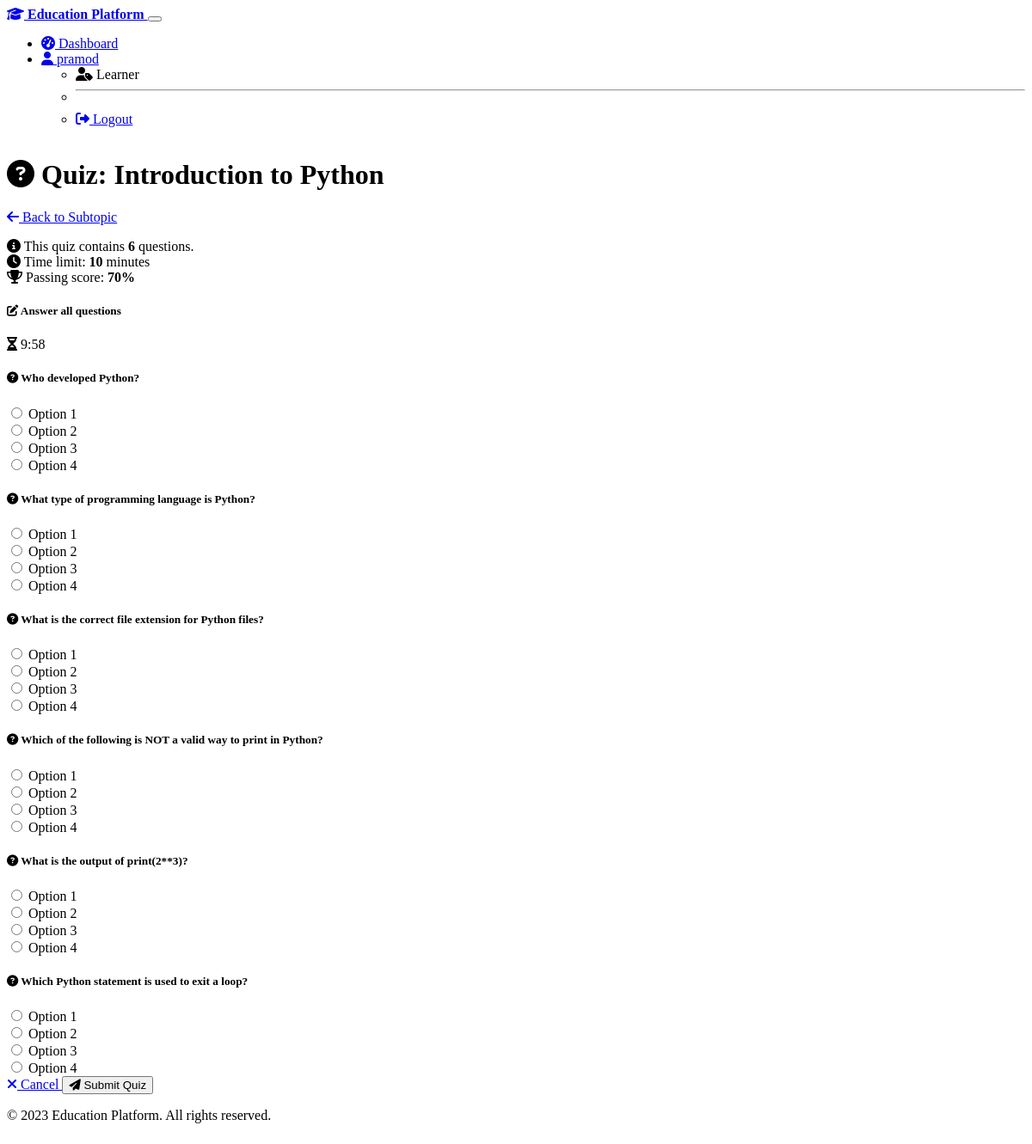
Screenshot of /learner/quizzes/1/ (signed in) with the database file from the repository.
### courses/models.py (models this page shows, shortened)
class UserProfile(models.Model):
    user = models.OneToOneField(User, on_delete=models.CASCADE, related_name='profile')
    ROLE_CHOICES = [
        ('learner', 'Learner'),
        ('admin', 'Admin'),
    ]
    role = models.CharField(max_length=10, choices=ROLE_CHOICES, default='learner')

class Quiz(models.Model):
    subtopic = models.ForeignKey(Subtopic, on_delete=models.CASCADE, related_name='quizzes')
    title = models.CharField(max_length=255)
    description = models.TextField(blank=True, null=True)
    time_limit = models.PositiveIntegerField(default=10, help_text='Time limit in minutes')
    passing_score = models.PositiveIntegerField(default=70, help_text='Passing score in percentage')
    created_at = models.DateTimeField(auto_now_add=True)
    updated_at = models.DateTimeField(auto_now=True)

class Question(models.Model):
    quiz = models.ForeignKey(Quiz, on_delete=models.CASCADE, related_name='questions')
    text = models.TextField()
    order = models.PositiveIntegerField(default=1)
    class Meta:
        ordering = ['order']

class Choice(models.Model):
    question = models.ForeignKey(Question, on_delete=models.CASCADE, related_name='choices')
    text = models.CharField(max_length=255)
    is_correct = models.BooleanField(default=False)

### courses/views.py (the view)
# urls.py: path('learner/quizzes/<int:quiz_id>/', views.take_quiz, name='take_quiz'),
@login_required
def take_quiz(request, quiz_id):
    if not is_learner(request.user):
        return HttpResponseForbidden("Access Denied: Learner privileges required")
    quiz = get_object_or_404(Quiz, id=quiz_id)
    try:
        progress = TopicProgress.objects.get(user=request.user, subtopic=quiz.subtopic)
        if not progress.reviewed:
            messages.warning(request, 'You need to review the subtopic before taking the quiz.')
            return redirect('subtopic_detail', subtopic_id=quiz.subtopic.id)
    except TopicProgress.DoesNotExist:
        messages.warning(request, 'You need to review the subtopic before taking the quiz.')
        return redirect('subtopic_detail', subtopic_id=quiz.subtopic.id)
    if request.method == 'POST':
        form = QuizResponseForm(request.POST, quiz=quiz)
        if form.is_valid():
            quiz_attempt = QuizAttempt.objects.create(
                user=request.user,
                quiz=quiz,
                started_at=timezone.now(),
                completed_at=timezone.now()
            )
            score = 0
            max_score = quiz.questions.count()
            for question in quiz.questions.all():
                selected_choice_id = form.cleaned_data.get(f'question_{question.id}')
                selected_choice = Choice.objects.get(id=selected_choice_id)
                is_correct = selected_choice.is_correct
                QuizResponse.objects.create(
                    quiz_attempt=quiz_attempt,
                    question=question,
                    selected_choice=selected_choice,
                    is_correct=is_correct
                )
                if is_correct:
                    score += 1
            percentage = (score / max_score) * 100 if max_score > 0 else 0
            passed = percentage >= quiz.passing_score
            quiz_attempt.score = score
            quiz_attempt.max_score = max_score
            quiz_attempt.percentage = percentage
            quiz_attempt.passed = passed
            quiz_attempt.save()
            return redirect('quiz_results', attempt_id=quiz_attempt.id)
    else:
        form = QuizResponseForm(quiz=quiz)
    context = {
        'quiz': quiz,
        'form': form,
        'time_limit_minutes': quiz.time_limit,
    }
    return render(request, 'learner/quiz.html', context)

### courses/forms.py (shortened to what this page needs)
class QuizResponseForm(forms.Form):
    def __init__(self, *args, **kwargs):
        quiz = kwargs.pop('quiz')
        super(QuizResponseForm, self).__init__(*args, **kwargs)
        for question in quiz.questions.all():
            current_choices = list(question.choices.all())
            choices_count = len(current_choices)
            if not any(choice.is_correct for choice in current_choices):
                current_choices[0].is_correct = True
                current_choices[0].save()
            choices = [(choice.id, choice.text) for choice in current_choices]
            self.fields[f'question_{question.id}'] = forms.ChoiceField(
                label=question.text,
                choices=choices,
                widget=forms.RadioSelect
            )

### courses/views.py (called while the page is built)
def is_learner(user):
    return hasattr(user, 'profile') and user.profile.role == 'learner'

### templates/learner/quiz.html (shortened to what this page needs)
{% extends 'base.html' %}
{% block content %}
<div class="container">
    <div class="row mb-4">
        <div class="col-12">
            <div class="card border-0 shadow-sm">
                <div class="card-body">
                    <div class="d-flex justify-content-between align-items-center mb-3">
                        <h1 class="card-title mb-0">
                            <i class="fas fa-question-circle me-2 text-primary"></i>
                            Quiz: {{ quiz.title }}
                        </h1>
                        <a href="{% url 'subtopic_detail' quiz.subtopic.id %}" class="btn btn-secondary">
                            <i class="fas fa-arrow-left me-2"></i>
                            Back to Subtopic
                        </a>
                    </div>
                    <div class="alert alert-info">
                        <div class="d-flex justify-content-between">
                            <div>
                                <i class="fas fa-info-circle me-2"></i>
                                This quiz contains <strong>{{ quiz.questions.count }}</strong> questions.
                            </div>
                            <div>
                                <i class="fas fa-clock me-2"></i>
                                Time limit: <strong>{{ quiz.time_limit }}</strong> minutes
                            </div>
                            <div>
                                <i class="fas fa-trophy me-2"></i>
                                Passing score: <strong>{{ quiz.passing_score }}%</strong>
                            </div>
                        </div>
                    </div>
                </div>
            </div>
        </div>
    </div>
    <div class="row">
        <div class="col-12">
            <div class="card border-0 shadow-sm">
                <div class="card-header bg-dark">
                    <div class="d-flex justify-content-between align-items-center">
                        <h5 class="mb-0">
                            <i class="fas fa-edit me-2"></i>
                            Answer all questions
                        </h5>
                        <div id="quiz-timer" class="badge bg-warning text-dark p-2">
                            <i class="fas fa-hourglass-half me-1"></i>
                            <span id="timer-display">Loading...</span>
                        </div>
                    </div>
                </div>
                <div class="card-body">
                    <form method="post" id="quiz-form">
                        {% for field in form %}
                        <div class="question-container mb-4 p-3 border rounded bg-dark">
                            <h5 class="mb-3">
                                <i class="fas fa-question-circle me-2 text-primary"></i>
                                {{ field.label }}
                            </h5>
                            <div class="mb-3">
                                {% for choice in field %}
                                <div class="form-check">
                                    {{ choice.tag }}
                                    <label class="form-check-label" for="{{ choice.id_for_label }}">
                                        {{ choice.choice_label }}
                                    </label>
                                </div>
                                {% endfor %}
                            </div>
                        </div>
                        {% endfor %}
                        <div class="d-flex justify-content-between mt-4">
                            <a href="{% url 'subtopic_detail' quiz.subtopic.id %}" class="btn btn-secondary">
                                <i class="fas fa-times me-2"></i>
                                Cancel
                            </a>
                            <button type="submit" class="btn btn-primary">
                                <i class="fas fa-paper-plane me-2"></i>
                                Submit Quiz
                            </button>
                        </div>
                    </form>
                </div>
            </div>
        </div>
    </div>
</div>
{% endblock %}

### templates/base.html (shortened to what this page needs)
<!DOCTYPE html>
<html lang="en" data-bs-theme="dark">
<head>
    <link rel="stylesheet" href="https://cdn.replit.com/agent/bootstrap-agent-dark-theme.min.css">
    <link rel="stylesheet" href="https://cdnjs.cloudflare.com/ajax/libs/font-awesome/6.4.0/css/all.min.css">
    <link rel="stylesheet" href="/static/css/style.css">
</head>
<body>
    <nav class="navbar navbar-expand-lg navbar-dark bg-dark">
        <div class="container">
            <a class="navbar-brand" href="{% url 'home' %}">
                <i class="fas fa-graduation-cap me-2"></i>
                Education Platform
            </a>
            <button class="navbar-toggler" type="button" data-bs-toggle="collapse" data-bs-target="#navbarNav" aria-controls="navbarNav" aria-expanded="false" aria-label="Toggle navigation">
            </button>
            <div class="collapse navbar-collapse" id="navbarNav">
                <ul class="navbar-nav ms-auto">
                    {% if user.is_authenticated %}
                        {% if user.profile.role == 'admin' %}
                            <li class="nav-item">
                                <a class="nav-link {% if request.path == '/admin/dashboard/' %}active{% endif %}" href="{% url 'admin_dashboard' %}">
                                    <i class="fas fa-tachometer-alt me-1"></i> Admin Dashboard
                                </a>
                            </li>
                            <li class="nav-item">
                                <a class="nav-link {% if request.path == '/admin/weeks/' %}active{% endif %}" href="{% url 'manage_weeks' %}">
                                    <i class="fas fa-calendar-week me-1"></i> Manage Weeks
                                </a>
                            </li>
                            <li class="nav-item">
                                <a class="nav-link {% if request.path == '/admin/performance/' %}active{% endif %}" href="{% url 'student_performance' %}">
                                    <i class="fas fa-chart-line me-1"></i> Student Performance
                                </a>
                            </li>
                        {% elif user.profile.role == 'learner' %}
                            <li class="nav-item">
                                <a class="nav-link {% if request.path == '/learner/dashboard/' %}active{% endif %}" href="{% url 'learner_dashboard' %}">
                                    <i class="fas fa-tachometer-alt me-1"></i> Dashboard
                                </a>
                            </li>
                        {% endif %}
                        <li class="nav-item dropdown">
                            <a class="nav-link dropdown-toggle" href="#" id="navbarDropdown" role="button" data-bs-toggle="dropdown" aria-expanded="false">
                                <i class="fas fa-user me-1"></i> {{ user.username }}
                            </a>
                            <ul class="dropdown-menu dropdown-menu-end" aria-labelledby="navbarDropdown">
                                <li>
                                    <span class="dropdown-item text-muted">
                                        <i class="fas fa-user-tag me-1"></i>
                                        {{ user.profile.get_role_display }}
                                    </span>
                                </li>
                                <li><hr class="dropdown-divider"></li>
                                <li>
                                    <a href="{% url 'logout' %}" class="dropdown-item">
                                        <i class="fas fa-sign-out-alt me-1"></i> Logout
                                    </a>
                                </li>
                            </ul>
                        </li>
                    {% endif %}
                </ul>
            </div>
        </div>
    </nav>
    <main class="py-4">
        {% block content %}{% endblock %}
    </main>
    <footer class="footer mt-auto py-3 bg-dark">
        <div class="container text-center">
            <span class="text-muted">© 2023 Education Platform. All rights reserved.</span>
        </div>
    </footer>
</body>
</html>

### static/css/style.css (style rules this page uses)
:root { --primary-color: #007bff; --secondary-color: #6c757d; --success-color: #28a745; --info-color: #17a2b8; --warning-color: #ffc107; --danger-color: #dc3545; --light-color: #f8f9fa; --dark-color: #343a40; }
body { min-height: 100vh; display: flex; flex-direction: column; }
footer { margin-top: auto; padding: 1rem 0; }
.navbar-brand { font-weight: bold; }

### rows the page displays
Quiz: title "Introduction to Python", questions.count "6", time_limit "10", passing_score "70"
Question: label "Who developed Python?"
Choice: choice_label "Option 1"
Choice: choice_label "Option 2"
Choice: choice_label "Option 3"
Choice: choice_label "Option 4"
Question: label "What type of programming language is Python?"
Choice: choice_label "Option 1"
Choice: choice_label "Option 2"
Choice: choice_label "Option 3"
Choice: choice_label "Option 4"
Question: label "What is the correct file extension for Python files?"
Choice: choice_label "Option 1"
Choice: choice_label "Option 2"
Choice: choice_label "Option 3"
Choice: choice_label "Option 4"
Question: label "Which of the following is NOT a valid way to print in Python?"
Choice: choice_label "Option 1"
Choice: choice_label "Option 2"
Choice: choice_label "Option 3"
Choice: choice_label "Option 4"
Question: label "What is the output of print(2**3)?"
Choice: choice_label "Option 1"
Choice: choice_label "Option 2"
Choice: choice_label "Option 3"
Choice: choice_label "Option 4"
Question: label "Which Python statement is used to exit a loop?"
Choice: choice_label "Option 1"
Choice: choice_label "Option 2"
Choice: choice_label "Option 3"
Choice: choice_label "Option 4"

### other values shown
{{ user.username }} "pramod"
{{ user.profile.get_role_display }} "Learner"
